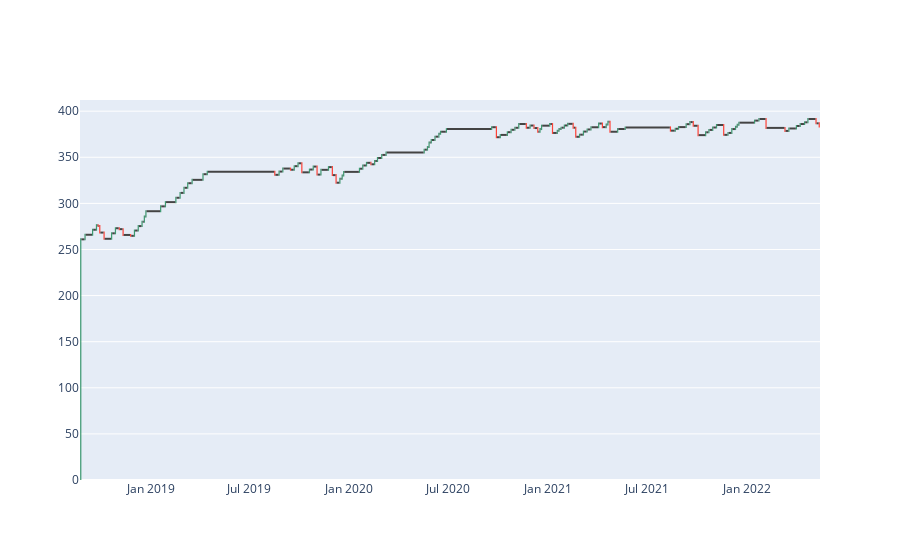

Here is the notebook cell this chart was saved with:
### Code cell
import plotly.graph_objects as go

fig = go.Figure()

fig.add_trace(go.Waterfall(orientation = "v", y=plot_df["elo_diff"], x=plot_df["date"], customdata=np.stack((plot_df["Game_id"], plot_df["k"], plot_df["goal_diff"], plot_df["opp_elo"]), axis=-1),
                           hovertemplate ='<b>Elo diff:%{y}<br>'+
                                        '<b>Game Id:%{customdata[0]}<br>'+
                                        '<b>K: %{customdata[1]:.2f}<br>'+
                                        '<b>Goal diff:%{customdata[2]}<br>' + 
                                        '<b>Opp elo:%{customdata[3]:.2f}<br>'))
